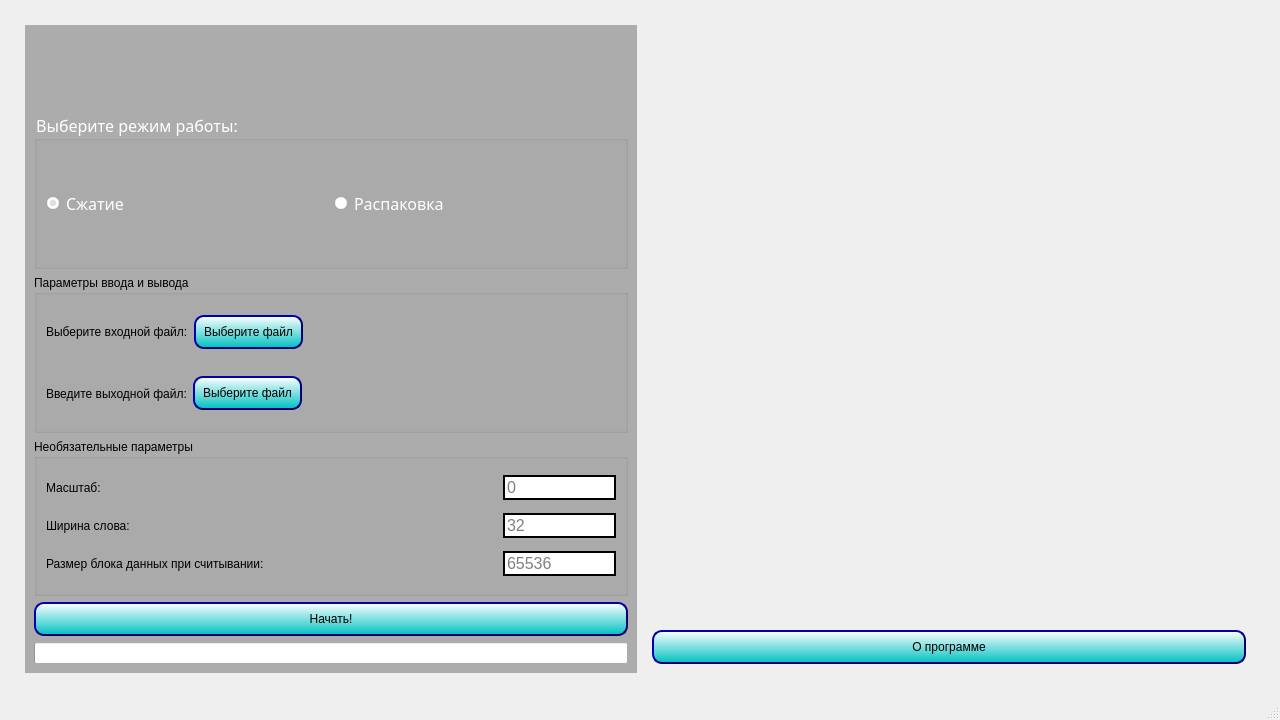
<?xml version="1.0" encoding="UTF-8"?>
<ui version="4.0">
 <class>UI::MainWindow</class>
 <widget class="QMainWindow" name="UI::MainWindow">
  <property name="geometry">
   <rect>
    <x>0</x>
    <y>0</y>
    <width>1280</width>
    <height>720</height>
   </rect>
  </property>
  <property name="minimumSize">
   <size>
    <width>1280</width>
    <height>720</height>
   </size>
  </property>
  <property name="windowTitle">
   <string>Arico GUI</string>
  </property>
  <property name="styleSheet">
   <string notr="true">QMainWindow {
	border-image: url(:/assets/app_bg.jpg) 3 10 3 10;
	border-color: rgba(0,0,0,100);
	border-top: 3px transparent;
    border-bottom: 3px transparent;
    border-right: 10px transparent;
    border-left: 10px transparent;
}

QPushButton {
	background-color: qlineargradient(spread:pad, x1:0, y1:0, x2:0, y2:1, stop:0 rgba(255, 255, 255, 255), stop:1 rgba(0, 192, 192, 255));
	border-style: outset;
    border-width: 2px;
    border-radius: 10px;
    border-color: rgb(0, 0, 118);
	color: black;
	padding: 8px;
}

QPushButton:pressed {
	background-color: rgb(0, 255, 0);
	border-style: outset;
    border-width: 2px;
    border-radius: 10px;
    border-color: rgb(0, 0, 118);
	color: black;
	padding: 8px;
}

QPushButton:hover {
	background-color: rgb(197, 255, 209);
	border-style: outset;
    border-width: 2px;
    border-radius: 10px;
    border-color: rgb(0, 0, 118);
	color: black;
	padding: 8px;
}

QLIneEdit {
   	border: 2px solid;
	font: 12pt;
}</string>
  </property>
  <widget class="QWidget" name="mainWidget">
   <property name="styleSheet">
    <string notr="true"/>
   </property>
   <layout class="QGridLayout" name="gridLayout">
    <item row="0" column="0">
     <layout class="QHBoxLayout" name="horizontalLayout" stretch="1,1">
      <property name="leftMargin">
       <number>16</number>
      </property>
      <property name="topMargin">
       <number>16</number>
      </property>
      <property name="rightMargin">
       <number>16</number>
      </property>
      <property name="bottomMargin">
       <number>16</number>
      </property>
      <item>
       <widget class="QWidget" name="widgetOptions" native="true">
        <property name="styleSheet">
         <string notr="true">QWidget#widgetOptions {
	background-color: rgba(0, 0, 0, 72);
}</string>
        </property>
        <layout class="QVBoxLayout" name="verticalLayout" stretch="1,1,1,1,1">
         <property name="sizeConstraint">
          <enum>QLayout::SizeConstraint::SetDefaultConstraint</enum>
         </property>
         <item>
          <widget class="QLabel" name="labelLogo">
           <property name="sizePolicy">
            <sizepolicy hsizetype="Fixed" vsizetype="Fixed">
             <horstretch>0</horstretch>
             <verstretch>0</verstretch>
            </sizepolicy>
           </property>
           <property name="minimumSize">
            <size>
             <width>216</width>
             <height>72</height>
            </size>
           </property>
           <property name="maximumSize">
            <size>
             <width>216</width>
             <height>72</height>
            </size>
           </property>
           <property name="font">
            <font>
             <family>JetBrains Mono</family>
             <pointsize>32</pointsize>
            </font>
           </property>
           <property name="layoutDirection">
            <enum>Qt::LayoutDirection::LeftToRight</enum>
           </property>
           <property name="styleSheet">
            <string notr="true">color: rgb(255, 255, 255);</string>
           </property>
           <property name="text">
            <string/>
           </property>
           <property name="alignment">
            <set>Qt::AlignmentFlag::AlignCenter</set>
           </property>
          </widget>
         </item>
         <item>
          <widget class="QGroupBox" name="groupBoxMode">
           <property name="font">
            <font>
             <family>JetBrains Mono</family>
             <pointsize>12</pointsize>
            </font>
           </property>
           <property name="styleSheet">
            <string notr="true">color: rgb(255, 255, 255);</string>
           </property>
           <property name="title">
            <string>Выберите режим работы:</string>
           </property>
           <layout class="QHBoxLayout" name="horizontalLayout_2">
            <item>
             <widget class="QRadioButton" name="radioButtonCompress">
              <property name="font">
               <font>
                <family>JetBrains Mono</family>
                <pointsize>12</pointsize>
               </font>
              </property>
              <property name="styleSheet">
               <string notr="true">color: rgb(255, 255, 255);</string>
              </property>
              <property name="text">
               <string>Сжатие</string>
              </property>
              <property name="iconSize">
               <size>
                <width>64</width>
                <height>64</height>
               </size>
              </property>
              <property name="checked">
               <bool>true</bool>
              </property>
             </widget>
            </item>
            <item>
             <widget class="QRadioButton" name="radioButtonDecompress">
              <property name="font">
               <font>
                <family>JetBrains Mono</family>
                <pointsize>12</pointsize>
               </font>
              </property>
              <property name="styleSheet">
               <string notr="true">color: rgb(255, 255, 255);</string>
              </property>
              <property name="text">
               <string>Распаковка</string>
              </property>
              <property name="iconSize">
               <size>
                <width>64</width>
                <height>64</height>
               </size>
              </property>
             </widget>
            </item>
           </layout>
          </widget>
         </item>
         <item>
          <widget class="QGroupBox" name="groupBoxFiles">
           <property name="title">
            <string>Параметры ввода и вывода</string>
           </property>
           <layout class="QVBoxLayout" name="layoutFiles" stretch="1,1">
            <item>
             <layout class="QHBoxLayout" name="layoutInputFile" stretch="1,1,3">
              <item>
               <widget class="QLabel" name="labelSelectInputFile">
                <property name="text">
                 <string>Выберите входной файл:</string>
                </property>
               </widget>
              </item>
              <item>
               <widget class="QPushButton" name="buttonSelectInputFile">
                <property name="text">
                 <string>Выберите файл</string>
                </property>
               </widget>
              </item>
              <item>
               <widget class="QLabel" name="labelInputFile">
                <property name="text">
                 <string/>
                </property>
                <property name="wordWrap">
                 <bool>true</bool>
                </property>
               </widget>
              </item>
             </layout>
            </item>
            <item>
             <layout class="QHBoxLayout" name="layoutOutputFile" stretch="1,1,3">
              <item>
               <widget class="QLabel" name="labelSelectOutputFile">
                <property name="text">
                 <string>Введите выходной файл:</string>
                </property>
               </widget>
              </item>
              <item>
               <widget class="QPushButton" name="buttonSelectOutputFile">
                <property name="text">
                 <string>Выберите файл</string>
                </property>
               </widget>
              </item>
              <item>
               <widget class="QLabel" name="labelOutputFile">
                <property name="text">
                 <string/>
                </property>
                <property name="wordWrap">
                 <bool>true</bool>
                </property>
               </widget>
              </item>
             </layout>
            </item>
           </layout>
          </widget>
         </item>
         <item>
          <widget class="QGroupBox" name="groupBoxNonRequiredOptions">
           <property name="title">
            <string>Необязательные параметры</string>
           </property>
           <layout class="QVBoxLayout" name="verticalLayout_3" stretch="0,0,0">
            <item>
             <layout class="QHBoxLayout" name="layoutScale" stretch="8,2">
              <item>
               <widget class="QLabel" name="labelScale">
                <property name="text">
                 <string>Масштаб:</string>
                </property>
               </widget>
              </item>
              <item>
               <widget class="QLineEdit" name="lineEditScale">
                <property name="styleSheet">
                 <string notr="true">border: 2px solid;
	font: 12pt;</string>
                </property>
                <property name="placeholderText">
                 <string>0</string>
                </property>
               </widget>
              </item>
             </layout>
            </item>
            <item>
             <layout class="QHBoxLayout" name="layoutWidth" stretch="8,2">
              <item>
               <widget class="QLabel" name="labelWidth">
                <property name="text">
                 <string>Ширина слова:</string>
                </property>
               </widget>
              </item>
              <item>
               <widget class="QLineEdit" name="lineEditWidth">
                <property name="styleSheet">
                 <string notr="true">border: 2px solid;
	font: 12pt;</string>
                </property>
                <property name="placeholderText">
                 <string>32</string>
                </property>
               </widget>
              </item>
             </layout>
            </item>
            <item>
             <layout class="QHBoxLayout" name="layoutChunkSize" stretch="8,2">
              <item>
               <widget class="QLabel" name="labelChunkSize">
                <property name="text">
                 <string>Размер блока данных при считывании:</string>
                </property>
               </widget>
              </item>
              <item>
               <widget class="QLineEdit" name="lineEditChunkSize">
                <property name="styleSheet">
                 <string notr="true">border: 2px solid;
	font: 12pt;</string>
                </property>
                <property name="placeholderText">
                 <string>65536</string>
                </property>
               </widget>
              </item>
             </layout>
            </item>
           </layout>
          </widget>
         </item>
         <item>
          <layout class="QVBoxLayout" name="verticalLayout_4">
           <item>
            <widget class="QPushButton" name="buttonExecute">
             <property name="text">
              <string>Начать!</string>
             </property>
             <property name="checkable">
              <bool>false</bool>
             </property>
            </widget>
           </item>
           <item>
            <widget class="QProgressBar" name="progressBar">
             <property name="value">
              <number>0</number>
             </property>
             <property name="alignment">
              <set>Qt::AlignmentFlag::AlignCenter</set>
             </property>
             <property name="format">
              <string/>
             </property>
            </widget>
           </item>
          </layout>
         </item>
        </layout>
       </widget>
      </item>
      <item>
       <widget class="QWidget" name="widget_2" native="true">
        <layout class="QVBoxLayout" name="verticalLayout_2">
         <item>
          <widget class="QWidget" name="widget" native="true"/>
         </item>
         <item>
          <widget class="QPushButton" name="buttonAbout">
           <property name="styleSheet">
            <string notr="true">QPushButton {
	background-color: qlineargradient(spread:pad, x1:0, y1:0, x2:0, y2:1, stop:0 rgba(255, 255, 255, 255), stop:1 rgba(0, 192, 192, 255));
	border-style: outset;
    border-width: 2px;
    border-radius: 10px;
    border-color: rgb(0, 0, 118);
	color: black;
}

QPushButton:pressed {
	background-color: rgb(0, 255, 0);
	border-style: outset;
    border-width: 2px;
    border-radius: 10px;
    border-color: rgb(0, 0, 118);
	color: black;
}

QPushButton:hover {
	background-color: rgb(197, 255, 209);
	border-style: outset;
    border-width: 2px;
    border-radius: 10px;
    border-color: rgb(0, 0, 118);
	color: black;
}
</string>
           </property>
           <property name="text">
            <string>О программе</string>
           </property>
          </widget>
         </item>
        </layout>
       </widget>
      </item>
     </layout>
    </item>
   </layout>
  </widget>
  <widget class="QMenuBar" name="menubar">
   <property name="geometry">
    <rect>
     <x>0</x>
     <y>0</y>
     <width>1280</width>
     <height>22</height>
    </rect>
   </property>
  </widget>
  <widget class="QStatusBar" name="statusbar"/>
 </widget>
 <resources/>
 <connections/>
</ui>
